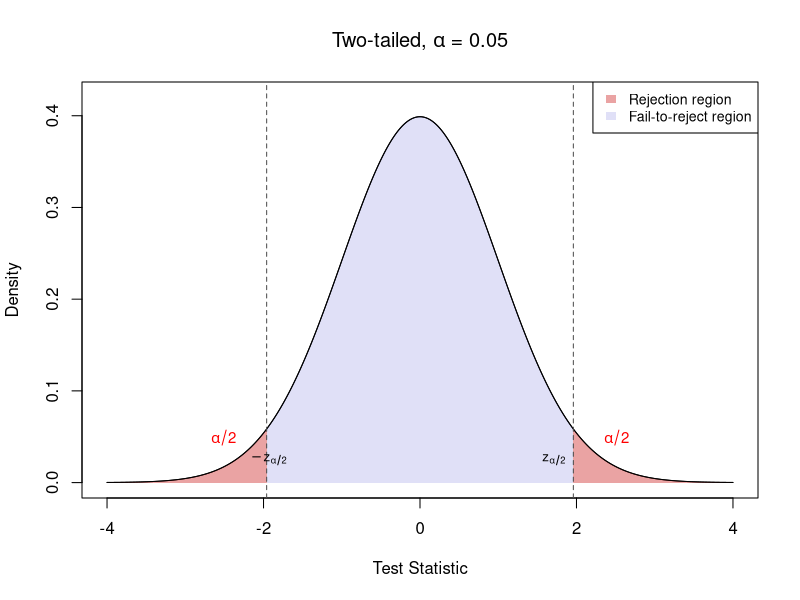
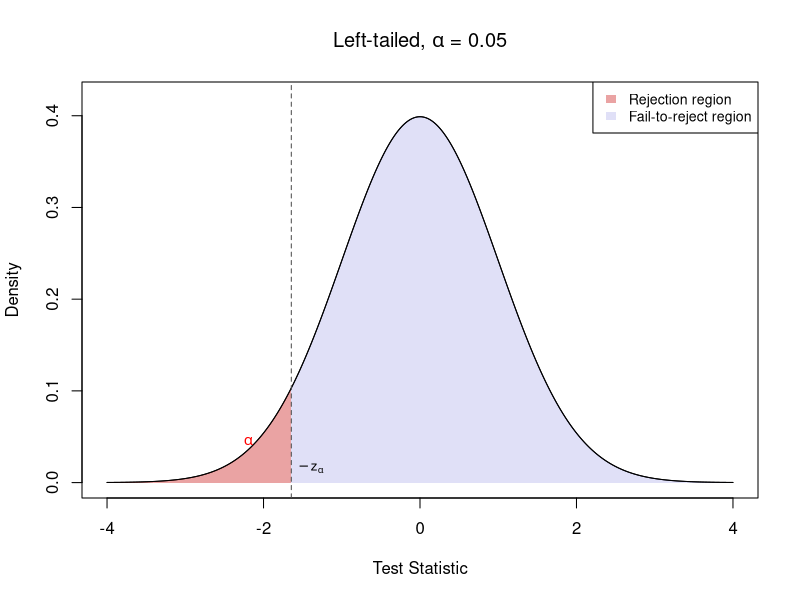
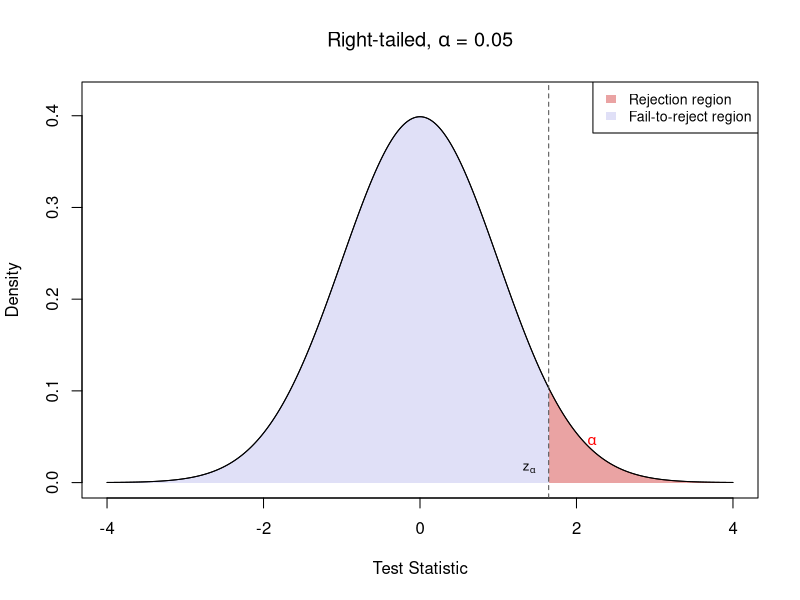

The R source for these figures, in order:
# ── Shared settings ────────────────────────────────────────────────────────────
x   <- seq(-4, 4, length = 1000)
y   <- dnorm(x)
col_reject <- rgb(0.8, 0.1, 0.1, 0.4)   # red shading for rejection region
col_retain <- rgb(0.2, 0.2, 0.8, 0.15)  # blue shading for fail-to-reject region

plot_base <- function(title) {
    plot(x, y, type = "l", lwd = 1,
         ylab = "Density", xlab = "Test Statistic",
         main = title, ylim = c(0, 0.42)#,
         #bty = "n", yaxt = "n"
    )
}

shade <- function(from, to, mu = 0, sd = 1, col) {
    xs <- seq(from, to, length = 300)
    polygon(c(xs, rev(xs)),
            c(dnorm(xs, mu, sd), rep(0, 300)),
            col = col, border = NA)
}

# ── 1. Two-tailed (alpha = 0.05) ───────────────────────────────────────────────
pdf("two-tail.pdf", width = 5, height = 3.75)

alpha <- 0.050
cv    <- qnorm(1 - alpha / 2)          # 1.96

plot_base(expression(paste("Two-tailed, ", alpha, " = 0.05")))

shade(-4,  -cv, col = col_reject)      # left rejection region
shade( cv,   4, col = col_reject)      # right rejection region
shade(-cv,  cv, col = col_retain)      # fail-to-reject region

lines(x, y, lwd = 1)                   # redraw curve on top of shading
abline(v = c(-cv, cv), lty = 2, col = "gray30")

# annotations
text( cv + 0.55, 0.03, expression(alpha/2), cex = 0.9, col = "red", pos = 3)
text(-cv - 0.55, 0.03, expression(alpha/2), cex = 0.9, col = "red", pos = 3)
text( cv-0.25,  0.04, expression(z[alpha/2]),  cex = 0.8, xpd = TRUE, pos = 1)
text(-cv+.025,  0.04, expression(-z[alpha/2]), cex = 0.8, xpd = TRUE, pos = 1)

legend(
    "topright",
    # bty = "n",
    cex = 0.85,
    legend = c("Rejection region", "Fail-to-reject region"),
    fill   = c(col_reject, col_retain),
    border = NA,
    bg = "white"
    # box.col = "white"
)

dev.off()


# ── 2. Left-tailed (alpha = 0.05) ──────────────────────────────────────────────
pdf("left-tailed.pdf", width = 5, height = 3.75)

alpha <- 0.05
cv    <- qnorm(alpha)                  # -1.645

plot_base(expression(paste("Left-tailed, ", alpha, " = 0.05")))

shade(-4, cv, col = col_reject)
shade( cv,  4, col = col_retain)

lines(x, y, lwd = 1)
abline(v = cv, lty = 2, col = "gray30")

text(cv - 0.55, 0.03, expression(alpha), cex = 0.9, col = "red", pos = 3)
text(cv+.25, 0.03, expression(-z[alpha]),   cex = 0.8, xpd = TRUE, pos = 1)

legend(
    "topright",
    # bty = "n",
    cex = 0.85,
    legend = c("Rejection region", "Fail-to-reject region"),
    fill   = c(col_reject, col_retain),
    border = NA,
    bg = "white"
)

dev.off()


# ── 3. Right-tailed (alpha = 0.05) ─────────────────────────────────────────────
pdf("right-tailed.pdf", width = 5, height = 3.75)

alpha <- 0.05
cv    <- qnorm(1 - alpha)              # 1.645

plot_base(expression(paste("Right-tailed, ", alpha, " = 0.05")))

shade(-4, cv, col = col_retain)
shade( cv,  4, col = col_reject)

lines(x, y, lwd = 1)
abline(v = cv, lty = 2, col = "gray30")

text(cv + 0.55, 0.03, expression(alpha), cex = 0.9, col = "red", pos = 3)
text(cv-0.25, 0.03, expression(z[alpha]),    cex = 0.8, xpd = TRUE, pos = 1)

legend(
    "topright",
    # bty = "n",
    cex = 0.85,
    legend = c("Rejection region", "Fail-to-reject region"),
    fill   = c(col_reject, col_retain),
    border = NA,
    bg = "white"
)

dev.off()
